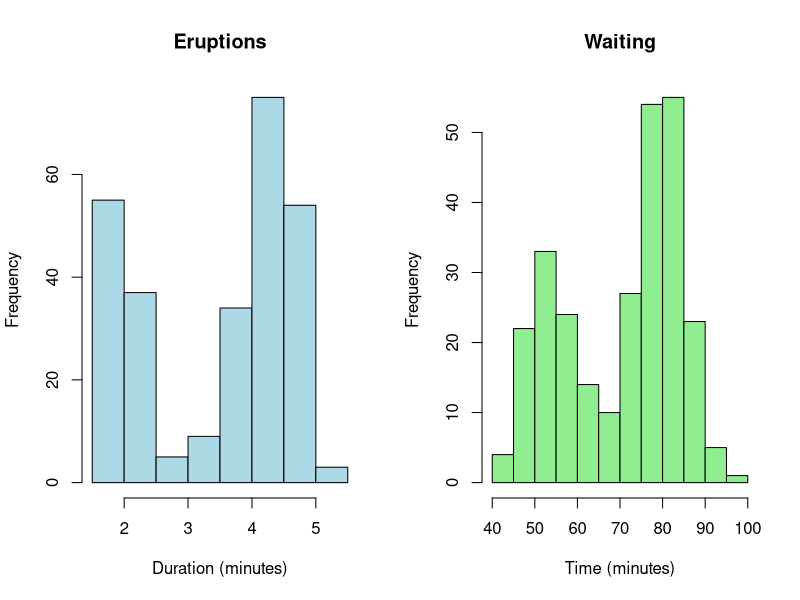
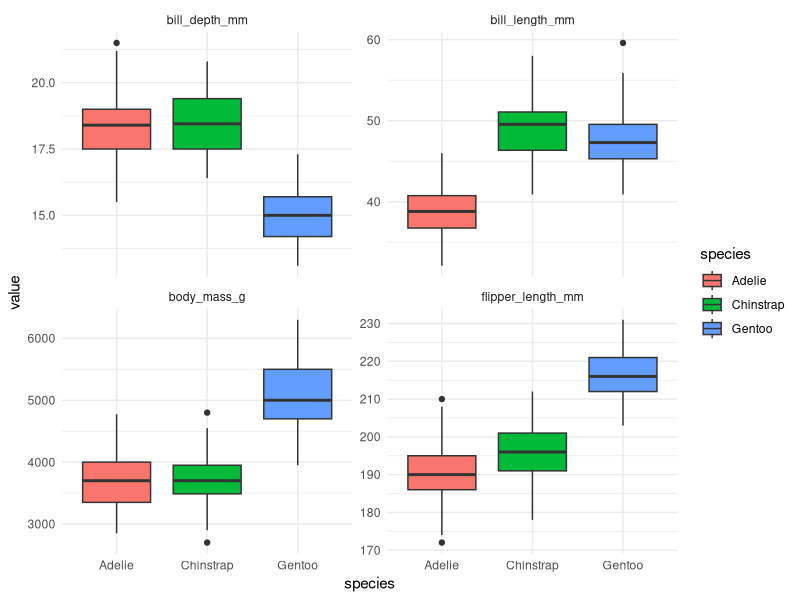

These charts were generated, in order, by the following R code:
## ---- chunk 1
knitr::opts_chunk$set(
  echo = TRUE,
  eval = TRUE,
  warning = FALSE,
  message = FALSE,
  fig.width = 6,
  fig.asp = 0.65,
  out.width = "100%",
  fig.align = "center"
)
library(tidyverse)
library(ggpubr)
library(ggthemes)
## ---- chunk 2
library(palmerpenguins)
data(penguins)

# a.
dimnames(penguins)

# b.
str(penguins)
## ---- chunk 3

## ---- chunk 4
#| eval: true
#| echo: true

set.seed(666)
n <- 5000 # Number of data points
mean <- 0
sd <- 1
normal_data <- rnorm(n, mean, sd)
round(sum(normal_data) / length(normal_data), 3)
## ---- chunk 5
#| eval: true
#| echo: true

# Load the faithful dataset
data(faithful)

# Set up a two-panel plot layout
par(mfrow = c(1, 2))

# Plot the histogram of the 'eruptions' variable
hist(faithful$eruptions,
     main = "Eruptions",
     xlab = "Duration (minutes)",
     ylab = "Frequency",
     col = "lightblue",
     border = "black")

# Plot the histogram of the 'waiting' variable
hist(faithful$waiting,
     main = "Waiting",
     xlab = "Time (minutes)",
     ylab = "Frequency",
     col = "lightgreen",
     border = "black")

# Reset the plot layout to default
par(mfrow = c(1, 1))

library(e1071)
kurtosis(faithful$eruptions)
kurtosis(faithful$waiting)
skewness(faithful$eruptions)
skewness(faithful$waiting)
## ---- chunk 6
#| eval: true
#| echo: true

# Using the equations for sample variance and sd
# (not the built-in functions), do:

# Variance
(norm_var <- round(sum((normal_data - mean(normal_data))^2) /
                     (length(normal_data) - 1), 3))

# Standard deviation
(norm_sd <- round(sqrt(norm_var), 3))
## ---- chunk 7

## ---- chunk 8
summary(penguins)
## ---- chunk 9
library(kableExtra)
library(tidyverse)

# a.
penguins %>%
  select_if(is.numeric) %>%
  psych::describe() %>%
  kable("html") %>%
  kable_styling("striped", full_width = F)

# b.
penguins %>%
  select(species, bill_length_mm, bill_depth_mm, flipper_length_mm, body_mass_g) %>%
  pivot_longer(-species) %>%
  ggplot(aes(x = species, y = value, fill = species)) +
  geom_boxplot() +
  facet_wrap(~name, scales = "free_y") +
  theme_minimal()
